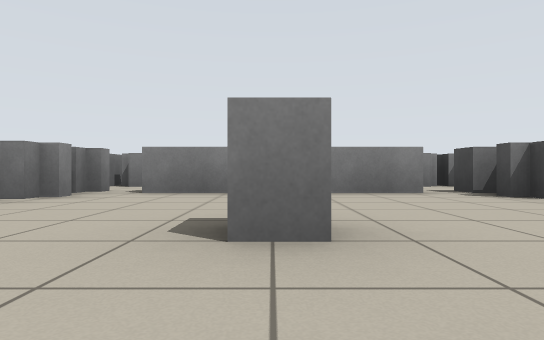
view 1 (above)

12 first-person views from a walk through a robot-simulator world made for Stage. The camera is 0.5 m above the floor, looks level and sees 75° across. The lines on the ground mark 1 m squares. The floor is counted in squares, 2 m on a side. Each view is taken from the middle of a square. On the plan, view 1 faces up. The plan holds only what a view shows up to about 9 squares ahead; the rest is blank. The place goes on beyond the plan. The robots in the file are not drawn.

view 2
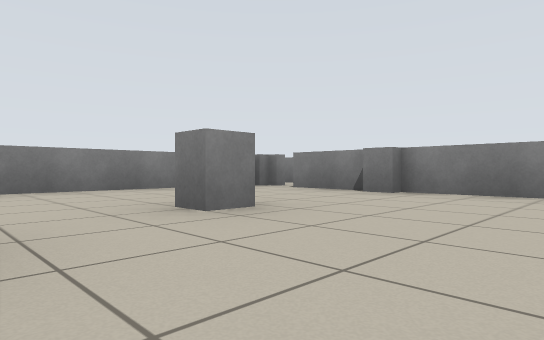

view 3
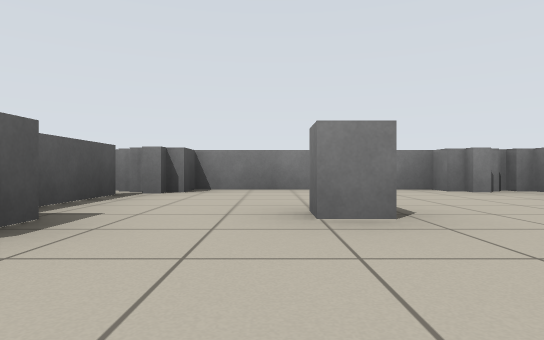

view 4
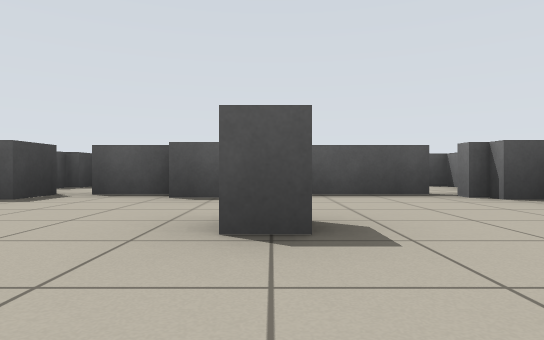

view 5
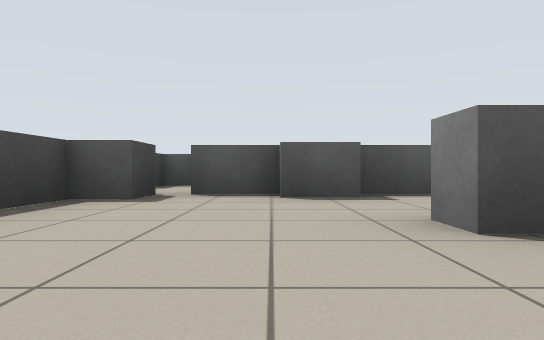

view 6
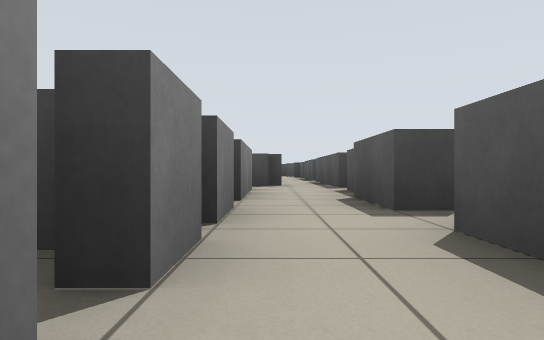

view 7
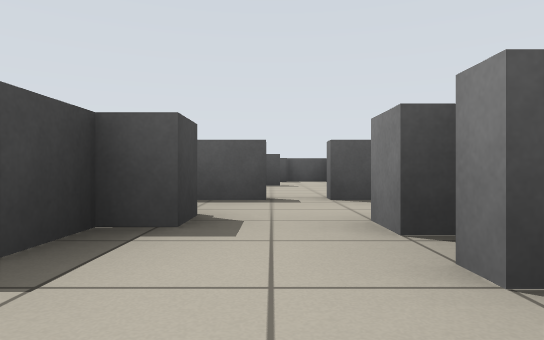

view 8
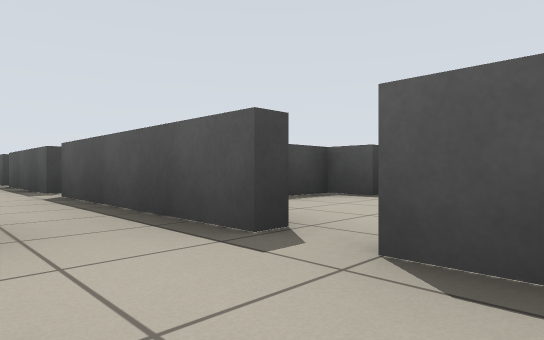

view 9
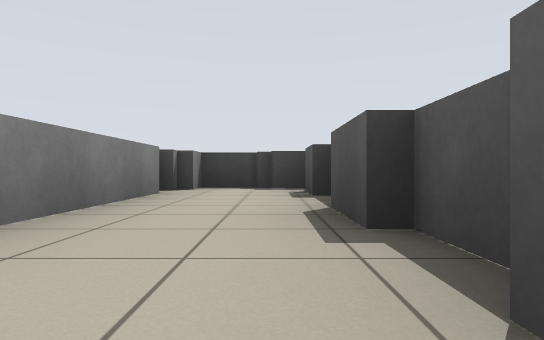

view 10
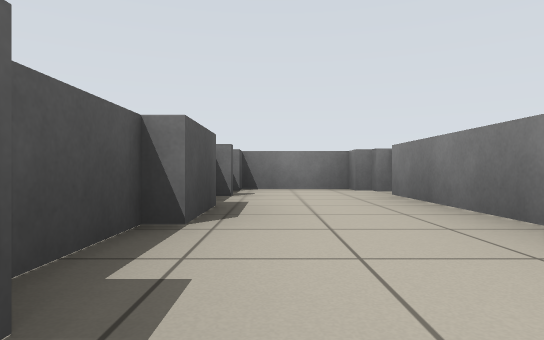

view 11
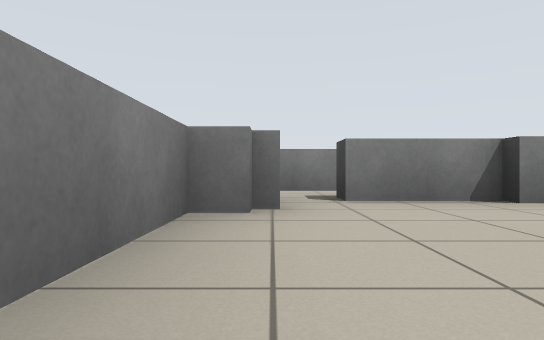

view 12
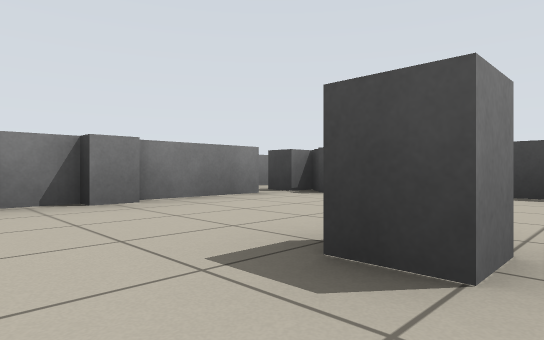

### Floor plan
Key: @ floor where view 1 was taken; # wall or solid block; x gap in a wall; . floor; = window, fence, low wall or low ledge.
Columns run from 3 left of view 1 to 8 right of it. Each row starts with its distance up from view 1.
  7         .
  6 #=======.=
  5  ........=
  4  ====.==x===
  3 =.....=#.
  2 =..=..=
  1 =.....=
  0 ==.@..==
 -1 =====.===
 -2 =.....=
 -3 =#=#=##

Where each view was taken, in squares from view 1:
view 1: 0 up, 0 right, facing up
view 2: 0 up, 2 right, facing up-left
view 3: 1 up, 2 right, facing left
view 4: 3 up, 0 right, facing down
view 5: 3 up, 1 right, facing down
view 6: 5 up, 0 right, facing right
view 7: 7 up, 5 right, facing down
view 8: 5 up, 4 right, facing down-right
view 9: 2 down, 2 left, facing right
view 10: 2 down, 2 right, facing left
view 11: 1 up, 2 left, facing up
view 12: 1 up, 1 left, facing up-right
